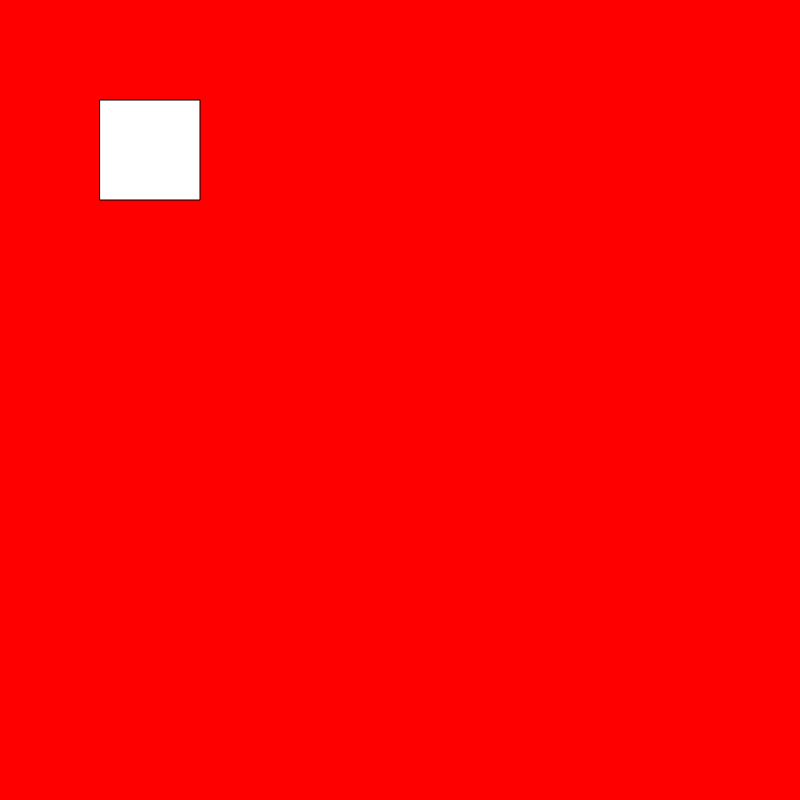
Frame 1 (no input)
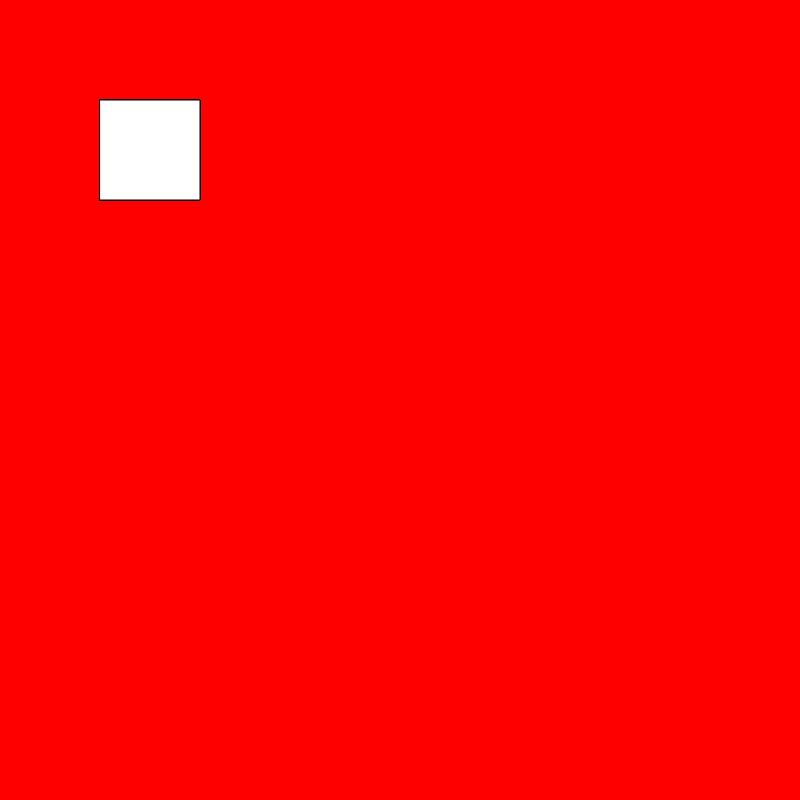
Frame 60 (no input)
Frame 120 (the mouse pressed at the canvas centre since frame 60): identical to frame 60, image omitted

The p5.js sketch that drew these frames (run headless with seeded random() and noise() and a simulated clock; from frame 60 on, the mouse is pressed at the canvas centre):

// p5.js sketch
// ── sketch.js
function setup() {
  // put setup code here
  createCanvas(800, 800);
  background('red');
}

function draw() {
  // put drawing code here
  rect(100, 100, 100, 100);
}

function mouseReleased(){

if ((mouseX > 100) && (mouseX < 200) && (mouseY > 100) && (mouseY < 200)) { 
  background(random(256), random(256), random(256));
}

}
